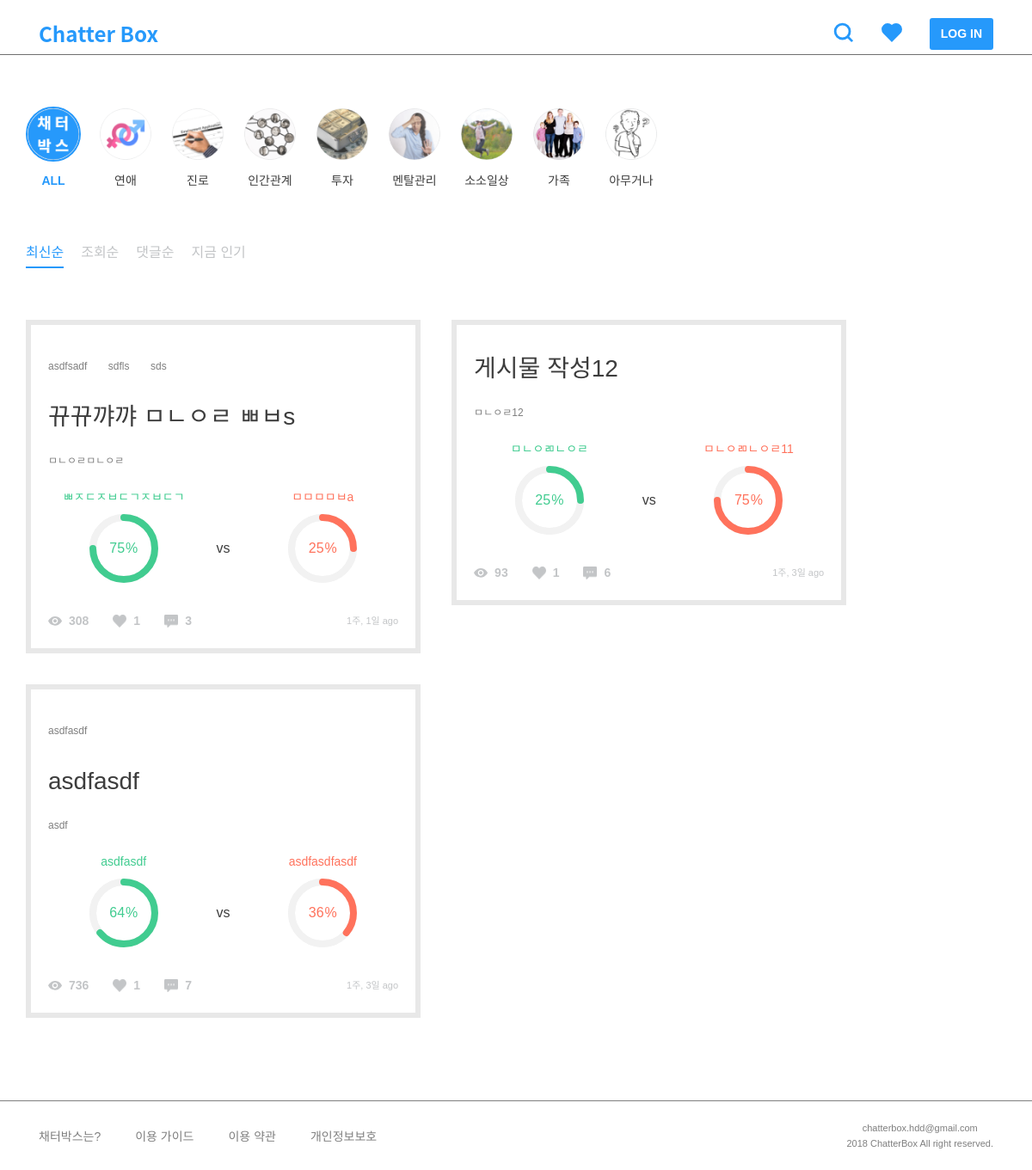
Page /post/ on the earlier database version.
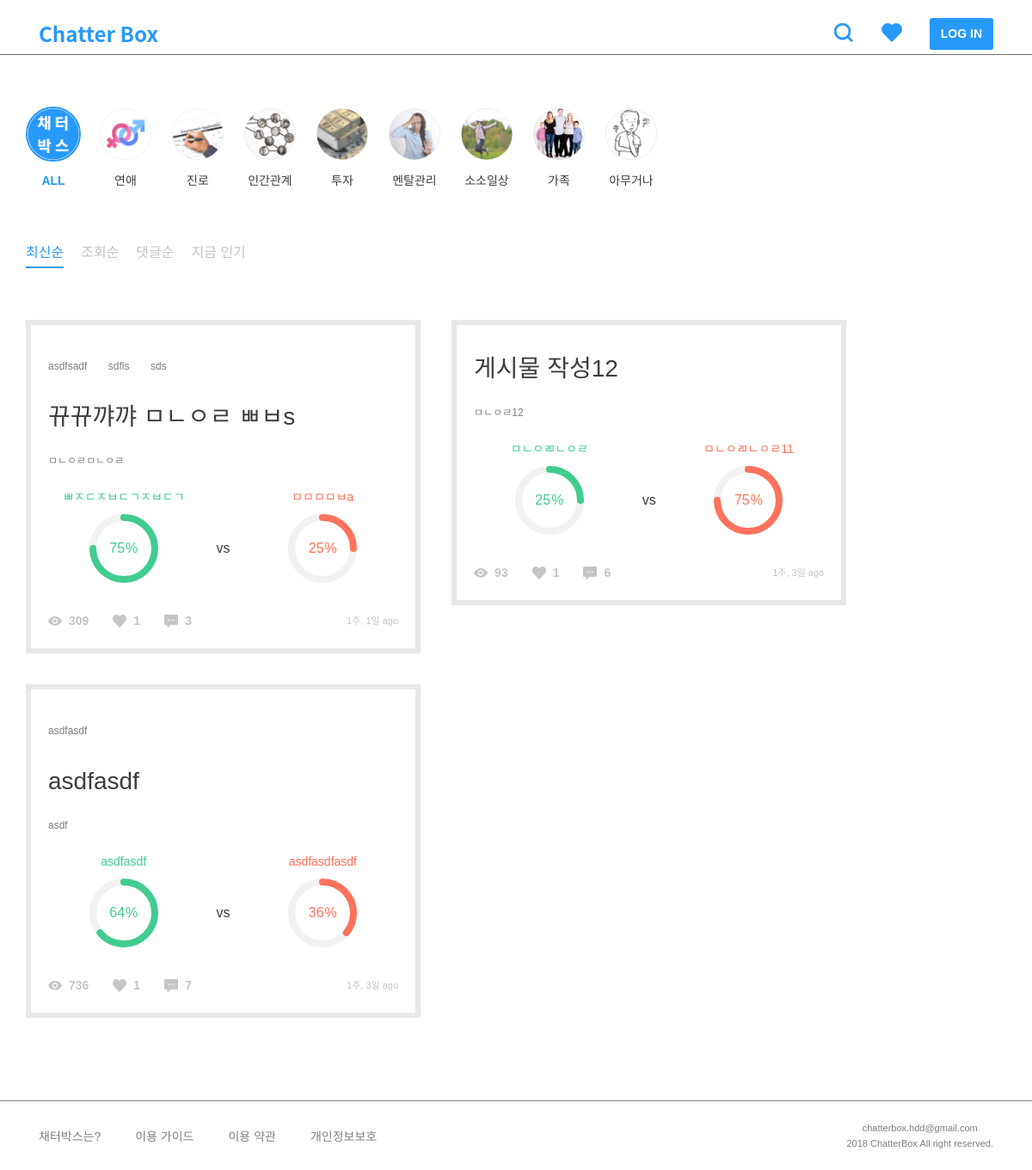
Same page on the later database version.
### post/models.py (models this page shows, shortened)
class Category(models.Model):
    name = models.CharField(max_length=200)
    slug = models.SlugField()
    parent = models.ForeignKey(
        'self', blank=True, null=True, related_name='children')
    class Meta:
        unique_together = ('slug', 'parent',)
        verbose_name_plural = "categories"  # categories under a parent with same slug

class TimeStampedModel(models.Model):
    created_at = models.DateTimeField(auto_now_add=True, null=True)
    updated_at = models.DateTimeField(auto_now=True, null=True)
    class Meta():
        abstract = True

class Post(TimeStampedModel):
    author = models.ForeignKey(settings.AUTH_USER_MODEL)
    category = models.ForeignKey('Category')
    title = models.CharField(max_length=160, null=True)
    background = models.TextField()
    background_image1 = models.ImageField(
        upload_to='post', blank=True, null=True)
    background_image2 = models.ImageField(
        upload_to='post', blank=True, null=True)
    background_image3 = models.ImageField(
        upload_to='post', blank=True, null=True)
    background_image4 = models.ImageField(
        upload_to='post', blank=True, null=True)
    background_image5 = models.ImageField(
        upload_to='post', blank=True, null=True)
    tag = TagField()
    view_count = models.PositiveSmallIntegerField(default=0)
    share_count = models.PositiveSmallIntegerField(default=0)
    pro_title = models.CharField(max_length=160, null=True)
    con_title = models.CharField(max_length=160, null=True)
    @property
    def natural_time(self):
        return naturaltime(self.created_at)
    @property
    def likes_count(self):
        return self.like_users.all().count()
    @property
    def comment_count(self):
        all_count = self.comment_set.count()
        return all_count
    @property
    def pro_count(self):
        pro_sum = self.comment_set.filter(type=True).count()
        pro_comments = self.comment_set.filter(type=True)
        for comment in pro_comments:
            pro_sum = pro_sum + comment.count_comment_likes
        return pro_sum
    @property
    def con_count(self):
        con_sum = self.comment_set.filter(type=False).count()
        con_comments = self.comment_set.filter(type=False)
        for comment in con_comments:
            con_sum = con_sum + comment.count_comment_likes
        return con_sum
    @property
    def all_count(self):
        return self.pro_count + self.con_count
    @property
    def pro_percent(self):
        if not self.all_count == 0:
            result = self.pro_count / self.all_count
        else:
            result = 0
        return result
    @property
    def con_percent(self):
        if not self.all_count == 0:
            result = self.con_count / self.all_count
        else:
            result = 0
        return result
    class Meta:
        ordering = ['-created_at']

### post/views.py (the view)
def post_list(request):
    sort = request.GET.get('sort', '')
    categories = Category.objects.all()
    if sort == 'likes':
        posts = Post.objects.annotate(like_count=Count(
            'like_users')).order_by('-like_count')
    elif sort == 'vs':
        posts = Post.objects.annotate(vs_abs=Count('comment', filter=Q(comment__type=True))-Count(
            'comment', filter=Q(comment__type=False))).order_by('-vs_abs')
    elif sort == 'views':
        posts = Post.objects.all().order_by('-view_count')
    elif sort == 'comments':
        posts = Post.objects.annotate(
            count=Count('comment')).order_by('-count')
    else:
        posts = Post.objects.all().order_by('-created_at')
    context = {'posts': posts, 'categories': categories, 'sort': sort, }
    return render(request, 'post/post_list.html', context)

### comment/models.py (called while the page is built)
    @property
    def count_comment_likes(self):
        return self.like_comments.all().count()

### post/templatetags/post_extras.py (called while the page is built)
@register.filter
def split_tags(value):
    tags = []
    split_comma = value.split(',')
    for tag in split_comma:
        split_space = tag.split(" ")
        for tag in split_space:
            if tag:
                tags.append(tag)
    return tags

### templates/post/post_list.html (shortened to what this page needs)
{% extends 'base.html' %}
{% load static %}
{% block customCSS %}
<link rel="stylesheet" href="{% static 'css/include/categories.css' %}" />
<link rel="stylesheet" href="{% static 'css/include/sorts.css' %}" />
<link rel="stylesheet" href="{% static 'css/post/post_list.css' %}" />
{% endblock %}
{% block content %}
<div class="row">
    {% include 'include/category.html' %}
    {% include 'include/sort.html' %}
</div>
<div class="row p-0">
    <div class="columns m60">
        {% for post in posts %}
        {% include 'include/post.html' %}
        {% endfor %}
    </div>
</div>
{% endblock %}

### templates/base.html (shortened to what this page needs)
{% load static %}
<!doctype html>
<html lang="ko">
<head>
    <link rel="stylesheet" href="https://stackpath.bootstrapcdn.com/bootstrap/4.2.1/css/bootstrap.min.css"
>
    <link rel="stylesheet" href="{% static 'css/style.css' %}">
    {% block customCSS %}{% endblock %}
</head>
<body>
    {% include 'include/navbar.html' %}
    {% include 'include/slide_menu.html' %}
    <div id="content">
        <div class="container">
            {% block content %}
            {% endblock %}
        </div>
    </div>
    {% include 'include/footer.html' %}
</body>
</html>

### templates/include/navbar.html (shortened to what this page needs)
{% load static %}
<nav class="gnb navbar">
    <div class="container">
        <a class="navbar-brand" href="{% url 'post:post_list' %}"><img class="nav-logo" src="{% static '/img/logo.svg' %}" /></a>
        <ul class="navbar-nav ml-auto flex-row">
            <li class="nav-item"><a class="nav-link" href="{% url 'post:search' %}"><img class="nav-icon x2" src="{% static '/img/icons/search-fill.svg' %}" /></a></li>
            <li class="nav-item web-flex" style="margin-right: 8px;"><a class="nav-link slide-trigger" href="#"><img
                        class="nav-icon" src="{% static '/img/icons/heart-fill.svg' %}" /></a></li>
            {% if user.is_authenticated %}
            <li class="nav-item"><a class="btn btn-fill" href="{% url 'post:post_create' %}">CREATE</a></li>
            <li class="nav-item web-flex"><a class="btn btn-line" href="{% url 'member:my_page' %}">MY PAGE</a></li>
            <li class="nav-item mobile-flex"><a class="nav-link toggle-trigger" href="#"><img class="toggle-btn nav-icon x2"
                        src="{% static '/img/icons/toggle.svg' %}" style="margin-left: 4px;" /></a></li>
            {% else %}
            <li class="nav-item web-flex"><a class="btn btn-fill" href="{% url 'member:login' %}">LOG IN</a></li>
            {% endif %}
        </ul>
    </div>
</nav>

### templates/include/slide_menu.html (shortened to what this page needs)
{% load static %}
{% block customCSS %}
<link rel="stylesheet" href="{% static 'css/include/slide_menu.css' %}">
{% endblock %}

### templates/include/category.html (shortened to what this page needs)
{% load static %}
<div class="category-wrap">
    <div class="category m60" name="{{ target }}">
        <a id="all" class="category-link" href="{% url 'post:post_list' %}">
            <img class="category-icon" src="{% static '/img/categories/all.png' %}" />
            <h6>ALL</h6>
        </a>
        {% for category in categories %}
        <a id="{{ category.slug }}" class="category-link" href="/post/category/{{ category.slug }}">
            <img class="category-icon" src="/static/img/categories/{{ category.slug }}.png" />
            <h6>{{ category.name }}</h6>
        </a>
        {% endfor %}
    </div>
</div>

### templates/include/sort.html (shortened to what this page needs)
{% load static %}
<div class="sort-button" onchange="location = this.value;" name="{{ sort }}">
    <a class="select-change" data-val="?sort=new">
        <h5 id="new">최신순</h5>
    </a>
    <a class="select-change" data-val="?sort=views">
        <h5 id="views">조회순</h5>
    </a>
    <a class="select-change" data-val="?sort=comments">
        <h5 id="comments">댓글순</h5>
    </a>
    <a class="select-change" data-val="?sort=likes">
        <h5 id="likes">지금 인기</h5>
    </a>
</div>

### templates/include/post.html
{% load static %}
{% load post_extras %}
<figure id="post-{{ post.pk }}" style="width: 100%;">
    <div class="tag-list">
        {% for tag in post.tag|split_tags %}
        <span class="tag">{{ tag }}</span>
        {% endfor %}
    </div>
    <a href="{% url 'post:post_detail' post_pk=post.pk %}">
        <h3>{{ post.title }}</h3>
    </a>
    <div class="background">
        <p>{{ post.background|safe|truncatechars:160 }}</p>
    </div>
    <div class="percent-wrap">
        <div class="chart">
            <h6 class="label pro-title">{{ post.pro_title }}</h6>
            <div class="percentage pro-chart" data-percent="{% widthratio post.pro_percent 1 100 %}">
                <span class="pro-title">{% widthratio post.con_percent 1 100 %}</span><sup class="pro-title">%</sup>
            </div>
        </div>
        <h5>vs</h5>
        <div class="chart">
            <h6 class="label con-title">{{ post.con_title }}</h6>
            <div class="percentage con-chart" data-percent="{% widthratio post.con_percent 1 100 %}">
                <span class="con-title">{% widthratio post.con_percent 1 100 %}</span><sup class="con-title">%</sup>
            </div>
        </div>
    </div>
    <div class="btn-area">
        <img src="{% static '/img/icons/view.png' %}" style="margin-top: 4px;" />
        <h6>{{ post.view_count }}</h6>
        <img src="{% static '/img/icons/heart-gray.png' %}" />
        <h6>{{ post.likes_count }}</h6>
        <img src="{% static '/img/icons/comment.png' %}" />
        <h6>{{ post.comment_count }}</h6>
        <span class="ml-auto">{{ post.natural_time }}</span>
    </div>
</figure>

### templates/include/footer.html
{% load static %}
<footer>
    <div class="container inner">
        <ul class="column">
            <li class="list-item"><a href="/company">채터박스는?</a></li>
            <li class="list-item"><a href="/guide">이용 가이드</a></li>
            <li class="list-item"><a href="/term">이용 약관</a></li>
            <li class="list-item"><a href="/privacy">개인정보보호</a></li>
        </ul>
        <div class="copyright">
            <span>chatterbox.hdd@gmail.com</span><br>
            <span>2018 ChatterBox All right reserved.</span>
        </div>
    </div>
</footer>

### static/css/style.css (style rules this page uses)
html, body, div, span, applet, object, iframe, h1, h2, h3, h4, h5, h6, p, blockquote, pre, a, abbr, acronym, address, big, cite, code, del, dfn, em, img, ins, kbd, q, s, samp, small, strike, strong, sub, sup, tt, var, b, u, i, center, dl, dt, dd, ol, ul, li, fieldset, form, label, legend, table, caption, tbody, tfoot, thead, tr, th, td, article, aside, canvas, details, embed, figure, figcaption, footer, header, hgroup, menu, nav, output, ruby, section, summary, time, mark, audio, video { margin: 0; padding: 0; border: 0; font-size: 100%; font: inherit; vertical-align: baseline; }
article, aside, details, figcaption, figure, footer, header, hgroup, menu, nav, section { display: block; }
body { display: flex; min-height: 100vh; flex-direction: column; font-family: "Noto Sans KR", sans-serif; }
ol, ul { list-style: none; }
a { all: unset; text-decoration: none !important; cursor: pointer; }
.web-flex { display: flex !important; }
nav.navbar { height: 64px; background-color: #fff; border-bottom: 1px solid #707070; }
nav.navbar .navbar-brand { display: flex; }
nav.navbar .nav-logo { width: 144px; }
nav.navbar .nav-item { display: flex; justify-content: center; flex-direction: column; text-align: center; margin-left: 24px; }
nav.navbar .nav-icon { width: 24px; margin-top: 2px; }
nav.navbar .nav-link .x2 { width: 40px; }
footer { background-color: #fff; border-top: 1px solid #7f7f7f; margin-top: auto; color: #7f7f7f; }
footer .inner { display: flex; justify-content: space-between; align-items: center; width: 100%; height: 80px; }
footer .inner .column { display: flex; }
footer .inner .column .list-item { margin-right: 40px; font-size: 14px; cursor: pointer; }
footer .inner .copyright { font-size: 12px; line-height: 18px; text-align: center; }
h3 { font-size: 28px; line-height: 42px; font-weight: 500; color: #3d3d3d; }
h5 { font-size: 16px; line-height: 24px; font-weight: 500; color: #3d3d3d; }
h6 { font-size: 14px; line-height: 24px; font-weight: 400; color: #3d3d3d; }
p { font-size: 12px; line-height: 20px; font-weight: 400; color: #7f7f7f; }
span { font-size: 11px; line-height: 18px; font-weight: 400; color: #7f7f7f; }
.btn { padding: 8px 13px; border: 0; border-radius: 3px; font-size: 14px; font-weight: 700; word-break: keep-all; }
.btn-fill { color: #fff !important; background-color: #2699FB; }
.tag { display: inline; margin-right: 20px; padding: 4px 10px; border: 1px solid #C3C5C7; font-size: 12px; line-height: 3; font-weight: 400; color: #7f7f7f; cursor: pointer; word-break: keep-all; }
.m60 { margin-top: 60px; margin-bottom: 60px; }

### static/css/include/categories.css (style rules this page uses)
.category-wrap { width: 100%; }
.category { display: flex; width: 100%; }
.category .category-link { margin-right: 20px; text-align: center; }
.category .category-link .category-icon { width: 64px; height: 64px; margin-bottom: 6px; border-radius: 50%; border: 2px solid #fff; }
.category .category-link.active img { border: 2px solid #2699FB; }
.category .category-link.active h6 { font-weight: 700; color: #2699FB; }

### static/css/include/sorts.css (style rules this page uses)
.sort-button { display: flex; }
.sort-button .select-change h5 { margin-right: 20px; color: #C3C5C7; }
.sort-button .select-change h5.active { color: #2699FB; padding-bottom: 4px; border-bottom: 2px solid #2699FB; }

### static/css/post/post_list.css (style rules this page uses)
.columns { column-width:320px; column-gap: 36px; }
.columns figure { display: inline-block; border: 6px solid #E8E8E8; margin-bottom: 36px; }
.columns figure .tag-list { margin: 30px 20px 20px; }
.columns figure .tag-list .tag { border: 0; padding: 0; }
.columns figure img { width: 100%; }
.columns figure h3 { margin: 0 20px 20px; }
.columns figure .background { max-height: 100px; overflow: hidden; margin: 0 20px 20px; }
.columns figure .btn-area { display: flex; margin: 0 20px; padding-bottom: 20px; }
.columns figure .btn-area img { margin-top: 5px; width: 16px; height: 16px; }
.columns figure .btn-area h6 { display: inline; margin: 0 28px 0 8px; color: #C3C5C7; font-weight: 700; }
.columns figure .btn-area span { line-height: 24px; color: #C3C5C7; }
.percent-wrap { display: flex; justify-content: center; align-items: center; }
.percent-wrap .pro-title { color: #41cc90; }
.percent-wrap .con-title { color: #FF725C; }
.percent-wrap .chart { width: 50%; text-align: center; }
.percent-wrap .easyPieChart { position: relative; margin: 8px auto 32px; text-align: center; }
.percent-wrap .easyPieChart span { font-size: 16px; }
.percent-wrap .easyPieChart sup { top: 0; margin-left: 1px; }

Differences in the rows shown:
changed Post "뀨뀨꺄꺄 ㅁㄴㅇㄹ ㅃㅂs": view_count "308" → "309"
